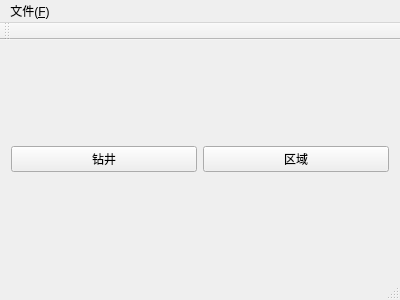
<?xml version="1.0" encoding="UTF-8"?>
<ui version="4.0">
 <class>UI_MainWindow</class>
 <widget class="QMainWindow" name="UI_MainWindow">
  <property name="geometry">
   <rect>
    <x>0</x>
    <y>0</y>
    <width>400</width>
    <height>300</height>
   </rect>
  </property>
  <property name="windowTitle">
   <string>UI_MainWindow</string>
  </property>
  <widget class="QWidget" name="centralWidget">
   <layout class="QGridLayout" name="gridLayout">
    <item row="0" column="0">
     <widget class="QPushButton" name="SELECT_WELL">
      <property name="text">
       <string>钻井</string>
      </property>
     </widget>
    </item>
    <item row="0" column="1">
     <widget class="QPushButton" name="pushButton">
      <property name="text">
       <string>区域</string>
      </property>
     </widget>
    </item>
   </layout>
  </widget>
  <widget class="QMenuBar" name="menuBar">
   <property name="geometry">
    <rect>
     <x>0</x>
     <y>0</y>
     <width>400</width>
     <height>23</height>
    </rect>
   </property>
   <widget class="QMenu" name="menu_F">
    <property name="title">
     <string>文件(&amp;F)</string>
    </property>
    <addaction name="ACTION_NEW"/>
   </widget>
   <addaction name="menu_F"/>
  </widget>
  <widget class="QToolBar" name="mainToolBar">
   <attribute name="toolBarArea">
    <enum>TopToolBarArea</enum>
   </attribute>
   <attribute name="toolBarBreak">
    <bool>false</bool>
   </attribute>
  </widget>
  <widget class="QStatusBar" name="statusBar"/>
  <action name="ACTION_NEW">
   <property name="text">
    <string>新建(&amp;N)</string>
   </property>
  </action>
 </widget>
 <layoutdefault spacing="6" margin="11"/>
 <resources/>
 <connections/>
</ui>
